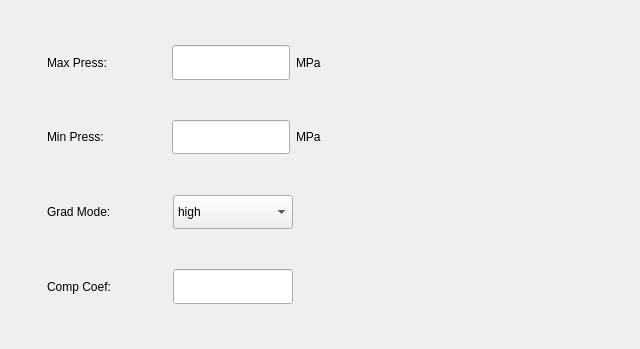
<?xml version="1.0" encoding="UTF-8"?>
<ui version="4.0">
 <class>RunParamPageClass</class>
 <widget class="QWidget" name="RunParamPageClass">
  <property name="geometry">
   <rect>
    <x>0</x>
    <y>0</y>
    <width>640</width>
    <height>349</height>
   </rect>
  </property>
  <property name="windowTitle">
   <string>Form</string>
  </property>
  <layout class="QGridLayout" name="gridLayout">
   <item row="0" column="0">
    <layout class="QHBoxLayout" name="horizontalLayout_3" stretch="1,15,1">
     <item>
      <spacer name="horizontalSpacer_3">
       <property name="orientation">
        <enum>Qt::Horizontal</enum>
       </property>
       <property name="sizeHint" stdset="0">
        <size>
         <width>40</width>
         <height>20</height>
        </size>
       </property>
      </spacer>
     </item>
     <item>
      <layout class="QVBoxLayout" name="verticalLayout" stretch="1,1,1,1,1,1,1,1,1">
       <property name="spacing">
        <number>6</number>
       </property>
       <item>
        <spacer name="verticalSpacer_5">
         <property name="orientation">
          <enum>Qt::Vertical</enum>
         </property>
         <property name="sizeHint" stdset="0">
          <size>
           <width>20</width>
           <height>40</height>
          </size>
         </property>
        </spacer>
       </item>
       <item>
        <layout class="QHBoxLayout" name="horizontalLayout" stretch="2,2,5">
         <item>
          <widget class="QLabel" name="label">
           <property name="sizePolicy">
            <sizepolicy hsizetype="Expanding" vsizetype="Expanding">
             <horstretch>0</horstretch>
             <verstretch>0</verstretch>
            </sizepolicy>
           </property>
           <property name="text">
            <string>Max Press:</string>
           </property>
          </widget>
         </item>
         <item>
          <widget class="EditCtrl" name="maxPress">
           <property name="sizePolicy">
            <sizepolicy hsizetype="Expanding" vsizetype="Expanding">
             <horstretch>0</horstretch>
             <verstretch>0</verstretch>
            </sizepolicy>
           </property>
          </widget>
         </item>
         <item>
          <widget class="QLabel" name="label_10">
           <property name="sizePolicy">
            <sizepolicy hsizetype="Expanding" vsizetype="Expanding">
             <horstretch>0</horstretch>
             <verstretch>0</verstretch>
            </sizepolicy>
           </property>
           <property name="text">
            <string>MPa</string>
           </property>
          </widget>
         </item>
        </layout>
       </item>
       <item>
        <spacer name="verticalSpacer_2">
         <property name="orientation">
          <enum>Qt::Vertical</enum>
         </property>
         <property name="sizeHint" stdset="0">
          <size>
           <width>20</width>
           <height>40</height>
          </size>
         </property>
        </spacer>
       </item>
       <item>
        <layout class="QHBoxLayout" name="horizontalLayout_6" stretch="2,2,5">
         <item>
          <widget class="QLabel" name="label_2">
           <property name="sizePolicy">
            <sizepolicy hsizetype="Expanding" vsizetype="Expanding">
             <horstretch>0</horstretch>
             <verstretch>0</verstretch>
            </sizepolicy>
           </property>
           <property name="text">
            <string>Min Press:</string>
           </property>
          </widget>
         </item>
         <item>
          <widget class="EditCtrl" name="minPress">
           <property name="sizePolicy">
            <sizepolicy hsizetype="Expanding" vsizetype="Expanding">
             <horstretch>0</horstretch>
             <verstretch>0</verstretch>
            </sizepolicy>
           </property>
          </widget>
         </item>
         <item>
          <widget class="QLabel" name="label_11">
           <property name="sizePolicy">
            <sizepolicy hsizetype="Expanding" vsizetype="Expanding">
             <horstretch>0</horstretch>
             <verstretch>0</verstretch>
            </sizepolicy>
           </property>
           <property name="text">
            <string>MPa</string>
           </property>
          </widget>
         </item>
        </layout>
       </item>
       <item>
        <spacer name="verticalSpacer_3">
         <property name="orientation">
          <enum>Qt::Vertical</enum>
         </property>
         <property name="sizeHint" stdset="0">
          <size>
           <width>20</width>
           <height>40</height>
          </size>
         </property>
        </spacer>
       </item>
       <item>
        <layout class="QHBoxLayout" name="horizontalLayout_8" stretch="2,2,5">
         <item>
          <widget class="QLabel" name="label_6">
           <property name="sizePolicy">
            <sizepolicy hsizetype="Expanding" vsizetype="Expanding">
             <horstretch>0</horstretch>
             <verstretch>0</verstretch>
            </sizepolicy>
           </property>
           <property name="text">
            <string>Grad Mode:</string>
           </property>
          </widget>
         </item>
         <item>
          <widget class="ComboCtrl" name="gradient">
           <property name="sizePolicy">
            <sizepolicy hsizetype="Expanding" vsizetype="Expanding">
             <horstretch>0</horstretch>
             <verstretch>0</verstretch>
            </sizepolicy>
           </property>
           <item>
            <property name="text">
             <string>high</string>
            </property>
           </item>
           <item>
            <property name="text">
             <string>low</string>
            </property>
           </item>
          </widget>
         </item>
         <item>
          <spacer name="horizontalSpacer">
           <property name="orientation">
            <enum>Qt::Horizontal</enum>
           </property>
           <property name="sizeHint" stdset="0">
            <size>
             <width>40</width>
             <height>20</height>
            </size>
           </property>
          </spacer>
         </item>
        </layout>
       </item>
       <item>
        <spacer name="verticalSpacer">
         <property name="orientation">
          <enum>Qt::Vertical</enum>
         </property>
         <property name="sizeHint" stdset="0">
          <size>
           <width>20</width>
           <height>40</height>
          </size>
         </property>
        </spacer>
       </item>
       <item>
        <layout class="QHBoxLayout" name="horizontalLayout_2" stretch="2,2,5">
         <item>
          <widget class="QLabel" name="label_7">
           <property name="sizePolicy">
            <sizepolicy hsizetype="Expanding" vsizetype="Expanding">
             <horstretch>0</horstretch>
             <verstretch>0</verstretch>
            </sizepolicy>
           </property>
           <property name="text">
            <string>Comp Coef:</string>
           </property>
          </widget>
         </item>
         <item>
          <widget class="EditCtrl" name="coefficient">
           <property name="sizePolicy">
            <sizepolicy hsizetype="Expanding" vsizetype="Expanding">
             <horstretch>0</horstretch>
             <verstretch>0</verstretch>
            </sizepolicy>
           </property>
           <property name="alignment">
            <set>Qt::AlignLeading|Qt::AlignLeft|Qt::AlignVCenter</set>
           </property>
          </widget>
         </item>
         <item>
          <spacer name="horizontalSpacer_2">
           <property name="orientation">
            <enum>Qt::Horizontal</enum>
           </property>
           <property name="sizeHint" stdset="0">
            <size>
             <width>40</width>
             <height>20</height>
            </size>
           </property>
          </spacer>
         </item>
        </layout>
       </item>
       <item>
        <spacer name="verticalSpacer_6">
         <property name="orientation">
          <enum>Qt::Vertical</enum>
         </property>
         <property name="sizeHint" stdset="0">
          <size>
           <width>20</width>
           <height>40</height>
          </size>
         </property>
        </spacer>
       </item>
      </layout>
     </item>
     <item>
      <spacer name="horizontalSpacer_4">
       <property name="orientation">
        <enum>Qt::Horizontal</enum>
       </property>
       <property name="sizeHint" stdset="0">
        <size>
         <width>40</width>
         <height>20</height>
        </size>
       </property>
      </spacer>
     </item>
    </layout>
   </item>
  </layout>
 </widget>
 <customwidgets>
  <customwidget>
   <class>EditCtrl</class>
   <extends>QLineEdit</extends>
   <header>editctrl.h</header>
  </customwidget>
  <customwidget>
   <class>ComboCtrl</class>
   <extends>QComboBox</extends>
   <header>comboctrl.h</header>
  </customwidget>
 </customwidgets>
 <resources/>
 <connections/>
</ui>
